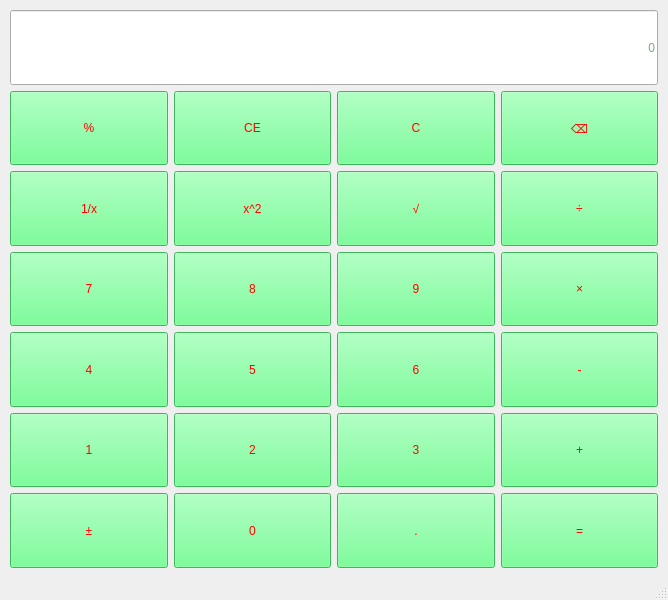
<?xml version="1.0" encoding="UTF-8"?>
<ui version="4.0">
 <class>MainWindow</class>
 <widget class="QMainWindow" name="MainWindow">
  <property name="windowModality">
   <enum>Qt::WindowModality::NonModal</enum>
  </property>
  <property name="geometry">
   <rect>
    <x>0</x>
    <y>0</y>
    <width>668</width>
    <height>600</height>
   </rect>
  </property>
  <property name="sizePolicy">
   <sizepolicy hsizetype="Preferred" vsizetype="Preferred">
    <horstretch>0</horstretch>
    <verstretch>0</verstretch>
   </sizepolicy>
  </property>
  <property name="windowTitle">
   <string>计算器-谭中文-2023414300115</string>
  </property>
  <property name="styleSheet">
   <string notr="true">QPushButton{
	font: 24pt &quot;Bernard MT&quot;;
	background-color: rgb(85, 255, 127);
	color: rgb(255, 0, 0);

}

QPushButton:hover{
	background-color: rgba(50,50, 50,100);
	color: rgb(0,255, 0);
}</string>
  </property>
  <widget class="QWidget" name="centralwidget">
   <layout class="QGridLayout" name="gridLayout_3">
    <item row="0" column="0">
     <layout class="QGridLayout" name="gridLayout_2">
      <property name="leftMargin">
       <number>1</number>
      </property>
      <property name="topMargin">
       <number>1</number>
      </property>
      <property name="rightMargin">
       <number>1</number>
      </property>
      <property name="bottomMargin">
       <number>1</number>
      </property>
      <item row="4" column="0">
       <widget class="QPushButton" name="btnnum7">
        <property name="sizePolicy">
         <sizepolicy hsizetype="Minimum" vsizetype="Minimum">
          <horstretch>0</horstretch>
          <verstretch>0</verstretch>
         </sizepolicy>
        </property>
        <property name="text">
         <string>7</string>
        </property>
       </widget>
      </item>
      <item row="5" column="3">
       <widget class="QPushButton" name="btnminus">
        <property name="sizePolicy">
         <sizepolicy hsizetype="Minimum" vsizetype="Minimum">
          <horstretch>0</horstretch>
          <verstretch>0</verstretch>
         </sizepolicy>
        </property>
        <property name="text">
         <string>-</string>
        </property>
       </widget>
      </item>
      <item row="7" column="2">
       <widget class="QPushButton" name="btnperiod">
        <property name="sizePolicy">
         <sizepolicy hsizetype="Minimum" vsizetype="Minimum">
          <horstretch>0</horstretch>
          <verstretch>0</verstretch>
         </sizepolicy>
        </property>
        <property name="text">
         <string>.</string>
        </property>
       </widget>
      </item>
      <item row="4" column="1">
       <widget class="QPushButton" name="btnnum8">
        <property name="sizePolicy">
         <sizepolicy hsizetype="Minimum" vsizetype="Minimum">
          <horstretch>0</horstretch>
          <verstretch>0</verstretch>
         </sizepolicy>
        </property>
        <property name="text">
         <string>8</string>
        </property>
       </widget>
      </item>
      <item row="3" column="0">
       <widget class="QPushButton" name="btninverse">
        <property name="sizePolicy">
         <sizepolicy hsizetype="Minimum" vsizetype="Minimum">
          <horstretch>0</horstretch>
          <verstretch>0</verstretch>
         </sizepolicy>
        </property>
        <property name="text">
         <string>1/x</string>
        </property>
       </widget>
      </item>
      <item row="7" column="3">
       <widget class="QPushButton" name="btnequal">
        <property name="sizePolicy">
         <sizepolicy hsizetype="Minimum" vsizetype="Minimum">
          <horstretch>0</horstretch>
          <verstretch>0</verstretch>
         </sizepolicy>
        </property>
        <property name="text">
         <string>=</string>
        </property>
       </widget>
      </item>
      <item row="2" column="2">
       <widget class="QPushButton" name="btnclearALL">
        <property name="sizePolicy">
         <sizepolicy hsizetype="Minimum" vsizetype="Minimum">
          <horstretch>0</horstretch>
          <verstretch>0</verstretch>
         </sizepolicy>
        </property>
        <property name="text">
         <string>C</string>
        </property>
       </widget>
      </item>
      <item row="2" column="0">
       <widget class="QPushButton" name="btnpercentage">
        <property name="sizePolicy">
         <sizepolicy hsizetype="Minimum" vsizetype="Minimum">
          <horstretch>0</horstretch>
          <verstretch>0</verstretch>
         </sizepolicy>
        </property>
        <property name="text">
         <string>%</string>
        </property>
       </widget>
      </item>
      <item row="6" column="3">
       <widget class="QPushButton" name="btnplus">
        <property name="sizePolicy">
         <sizepolicy hsizetype="Minimum" vsizetype="Minimum">
          <horstretch>0</horstretch>
          <verstretch>0</verstretch>
         </sizepolicy>
        </property>
        <property name="text">
         <string>+</string>
        </property>
       </widget>
      </item>
      <item row="5" column="2">
       <widget class="QPushButton" name="btnnum6">
        <property name="sizePolicy">
         <sizepolicy hsizetype="Minimum" vsizetype="Minimum">
          <horstretch>0</horstretch>
          <verstretch>0</verstretch>
         </sizepolicy>
        </property>
        <property name="text">
         <string>6</string>
        </property>
       </widget>
      </item>
      <item row="3" column="3">
       <widget class="QPushButton" name="btndivide">
        <property name="sizePolicy">
         <sizepolicy hsizetype="Minimum" vsizetype="Minimum">
          <horstretch>0</horstretch>
          <verstretch>0</verstretch>
         </sizepolicy>
        </property>
        <property name="text">
         <string>÷</string>
        </property>
       </widget>
      </item>
      <item row="7" column="1">
       <widget class="QPushButton" name="btnnum0">
        <property name="sizePolicy">
         <sizepolicy hsizetype="Minimum" vsizetype="Minimum">
          <horstretch>0</horstretch>
          <verstretch>0</verstretch>
         </sizepolicy>
        </property>
        <property name="text">
         <string>0</string>
        </property>
       </widget>
      </item>
      <item row="2" column="3">
       <widget class="QPushButton" name="btnclear">
        <property name="sizePolicy">
         <sizepolicy hsizetype="Minimum" vsizetype="Minimum">
          <horstretch>0</horstretch>
          <verstretch>0</verstretch>
         </sizepolicy>
        </property>
        <property name="text">
         <string>⌫</string>
        </property>
       </widget>
      </item>
      <item row="6" column="2">
       <widget class="QPushButton" name="btnnum3">
        <property name="sizePolicy">
         <sizepolicy hsizetype="Minimum" vsizetype="Minimum">
          <horstretch>0</horstretch>
          <verstretch>0</verstretch>
         </sizepolicy>
        </property>
        <property name="text">
         <string>3</string>
        </property>
       </widget>
      </item>
      <item row="4" column="2">
       <widget class="QPushButton" name="btnnum9">
        <property name="sizePolicy">
         <sizepolicy hsizetype="Minimum" vsizetype="Minimum">
          <horstretch>0</horstretch>
          <verstretch>0</verstretch>
         </sizepolicy>
        </property>
        <property name="text">
         <string>9</string>
        </property>
       </widget>
      </item>
      <item row="4" column="3">
       <widget class="QPushButton" name="btnmultiple">
        <property name="sizePolicy">
         <sizepolicy hsizetype="Minimum" vsizetype="Minimum">
          <horstretch>0</horstretch>
          <verstretch>0</verstretch>
         </sizepolicy>
        </property>
        <property name="text">
         <string>×</string>
        </property>
       </widget>
      </item>
      <item row="5" column="0">
       <widget class="QPushButton" name="btnnum4">
        <property name="sizePolicy">
         <sizepolicy hsizetype="Minimum" vsizetype="Minimum">
          <horstretch>0</horstretch>
          <verstretch>0</verstretch>
         </sizepolicy>
        </property>
        <property name="text">
         <string>4</string>
        </property>
       </widget>
      </item>
      <item row="2" column="1">
       <widget class="QPushButton" name="btndel">
        <property name="sizePolicy">
         <sizepolicy hsizetype="Minimum" vsizetype="Minimum">
          <horstretch>0</horstretch>
          <verstretch>0</verstretch>
         </sizepolicy>
        </property>
        <property name="text">
         <string>CE</string>
        </property>
       </widget>
      </item>
      <item row="6" column="1">
       <widget class="QPushButton" name="btnnum2">
        <property name="sizePolicy">
         <sizepolicy hsizetype="Minimum" vsizetype="Minimum">
          <horstretch>0</horstretch>
          <verstretch>0</verstretch>
         </sizepolicy>
        </property>
        <property name="text">
         <string>2</string>
        </property>
       </widget>
      </item>
      <item row="7" column="0">
       <widget class="QPushButton" name="btnplusminus">
        <property name="sizePolicy">
         <sizepolicy hsizetype="Minimum" vsizetype="Minimum">
          <horstretch>0</horstretch>
          <verstretch>0</verstretch>
         </sizepolicy>
        </property>
        <property name="text">
         <string>±</string>
        </property>
       </widget>
      </item>
      <item row="3" column="2">
       <widget class="QPushButton" name="btnsqrt">
        <property name="sizePolicy">
         <sizepolicy hsizetype="Minimum" vsizetype="Minimum">
          <horstretch>0</horstretch>
          <verstretch>0</verstretch>
         </sizepolicy>
        </property>
        <property name="text">
         <string>√</string>
        </property>
       </widget>
      </item>
      <item row="3" column="1">
       <widget class="QPushButton" name="btnsquare">
        <property name="sizePolicy">
         <sizepolicy hsizetype="Minimum" vsizetype="Minimum">
          <horstretch>0</horstretch>
          <verstretch>0</verstretch>
         </sizepolicy>
        </property>
        <property name="text">
         <string>x^2</string>
        </property>
       </widget>
      </item>
      <item row="6" column="0">
       <widget class="QPushButton" name="btnnum1">
        <property name="sizePolicy">
         <sizepolicy hsizetype="Minimum" vsizetype="Minimum">
          <horstretch>0</horstretch>
          <verstretch>0</verstretch>
         </sizepolicy>
        </property>
        <property name="text">
         <string>1</string>
        </property>
       </widget>
      </item>
      <item row="5" column="1">
       <widget class="QPushButton" name="btnnum5">
        <property name="sizePolicy">
         <sizepolicy hsizetype="Minimum" vsizetype="Minimum">
          <horstretch>0</horstretch>
          <verstretch>0</verstretch>
         </sizepolicy>
        </property>
        <property name="text">
         <string>5</string>
        </property>
       </widget>
      </item>
      <item row="1" column="0" colspan="4">
       <widget class="QLineEdit" name="display">
        <property name="sizePolicy">
         <sizepolicy hsizetype="Minimum" vsizetype="Minimum">
          <horstretch>0</horstretch>
          <verstretch>0</verstretch>
         </sizepolicy>
        </property>
        <property name="styleSheet">
         <string notr="true">color: rgb(0, 85, 0);
font: 28pt &quot;Microsoft YaHei UI&quot;;</string>
        </property>
        <property name="alignment">
         <set>Qt::AlignmentFlag::AlignRight|Qt::AlignmentFlag::AlignTrailing|Qt::AlignmentFlag::AlignVCenter</set>
        </property>
        <property name="placeholderText">
         <string>0</string>
        </property>
       </widget>
      </item>
     </layout>
    </item>
   </layout>
  </widget>
  <widget class="QMenuBar" name="menubar">
   <property name="geometry">
    <rect>
     <x>0</x>
     <y>0</y>
     <width>668</width>
     <height>25</height>
    </rect>
   </property>
  </widget>
  <widget class="QStatusBar" name="statusbar"/>
 </widget>
 <resources/>
 <connections/>
</ui>
